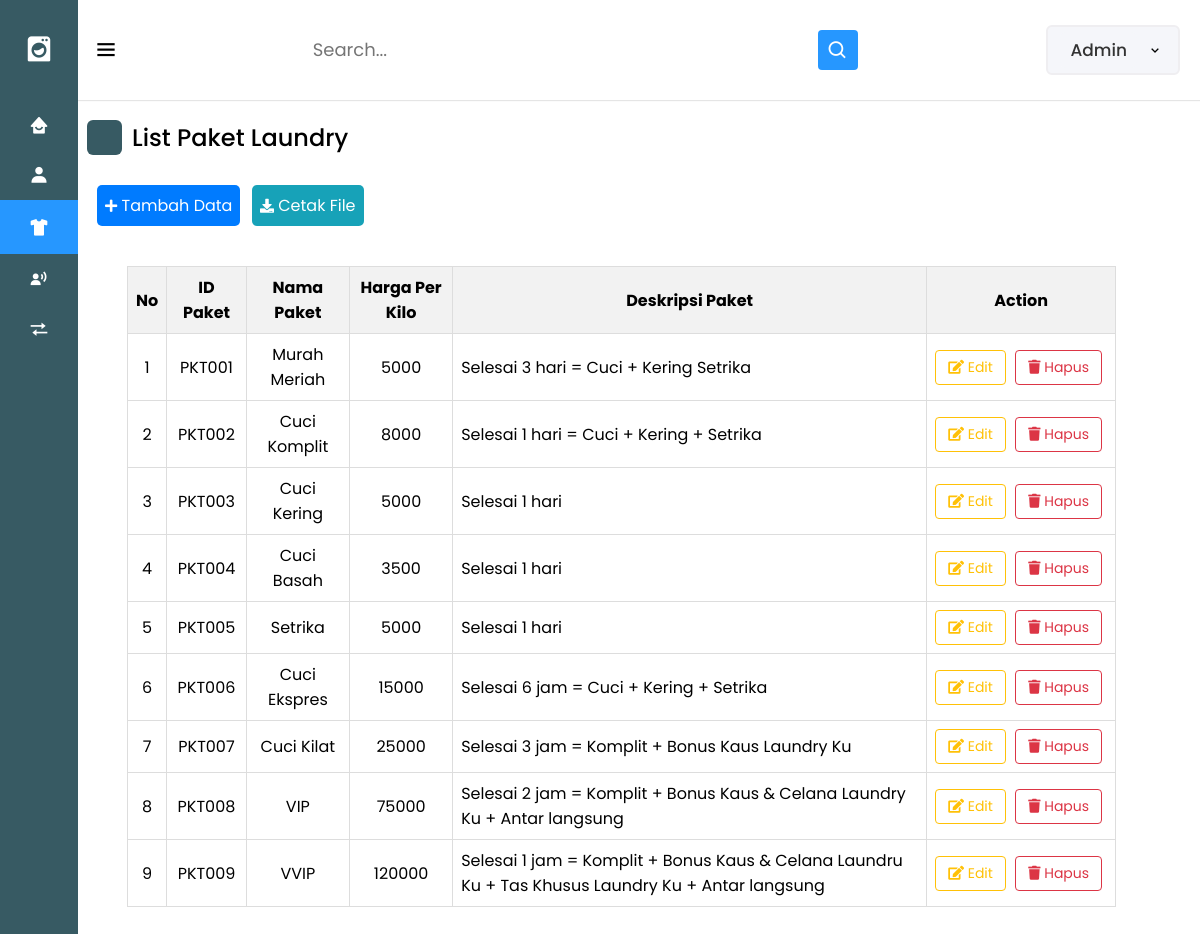
The app's page /paketlaundry/list_paketlaundry.php with its own data.
### tables this page shows
CREATE TABLE `paket_cuci` (
  `id_paket` varchar(10) NOT NULL,
  `paket` varchar(100) NOT NULL,
  `harga_kilo` int(11) NOT NULL,
  `deskripsi` varchar(255) NOT NULL
);

### paketlaundry/list_paketlaundry.php (the view, shortened to what this page needs)
<?php
include('../function.php');
?>
<!DOCTYPE html>
<html lang="en">
<head>
    <link rel="stylesheet" href="stylepaketlaundry.css">
    <link rel="stylesheet" href="https://unicons.iconscout.com/release/v4.0.0/css/line.css">
    <link href='https://unpkg.com/boxicons@2.0.7/css/boxicons.min.css' rel='stylesheet'>
    <link rel="stylesheet" href="https://cdnjs.cloudflare.com/ajax/libs/font-awesome/5.15.3/css/all.min.css">
</head>
<body>
    <div class="sidebar close">
        <div class="logo-details">
            <i class='bx bxs-washer'></i>
        </div>
        <ul class="nav-links">
            <li>
                <div class="iocn-link">
                    <a href="<?php echo "../admin/dashboard.php"; ?>">
                        <i class='bx bxs-home-smile'></i>
                    </a>
            </li>
            <li>
                <div class="iocn-link">
                    <a href="<?php echo "../pelanggan/list_pelanggan.php"; ?>">
                        <i class='bx bxs-user'></i>
                    </a>
                </div>
            </li>
            <li>
                <div class="iocn-link">
                    <a href="<?php echo "../paketlaundry/list_paketlaundry.php "; ?>" class="active">
                        <i class='bx bxs-t-shirt'></i>
                    </a>
                </div>
            </li>
            <li>
                <div class="iocn-link">
                    <a href="<?php echo "../karyawan/list_karyawan.php"; ?>">
                        <i class='bx bxs-user-voice'></i>
                    </a>
                </div>
            </li>
            <li>
                <div class="iocn-link">
                    <a href="<?php echo "../transaksi/transaksi.php"; ?>">
                        <i class='bx bx-transfer'></i>
                    </a>
                </div>
            </li>
        </ul>
    </div>
    <section class="dashboard">
        <div class="top">
            <div class="sidebar-button">
                <i class='bx bx-menu sidebar-toggle'></i>
            </div>
            <div class="search-box">
                <input type="text" placeholder="Search...">
                <i class='bx bx-search'></i>
            </div>
            <div class="profile-details">
                <span class="admin_name">Admin</span>
                <i class="bx bx-chevron-down"></i>
            </div>
        </div>
        <div class="dash-content">
            <div class="overview">
                <div class="title">
                    <i class="uil uil-tachometer-fast-alt"></i>
                    <span class="text">List Paket Laundry</span>
                </div>
                <div class="card-body">
                    <div class="button-group">
                        <a href="../paketlaundry/add_paketlaundry.php" class="button-tambah">
                            <i class="fas fa-plus fa-sm"></i> Tambah Data
                        </a>
                        <span>&nbsp;&nbsp;</span>
                        <a href="../paketlaundry/cetakpaket.php" target="_blank" class="button-cetak">
                            <i class="fas fa-download fa-sm"></i> Cetak File
                        </a>
                    </div>
                </div>
            </div>
            <div class="database">
                <div class="database-data">
                    <div class="center">
                        <table id="dataTables" class="table table-hover">
                            <thead>
                                <tr style="text-align : center;">
                                    <th>No</th>
                                    <th>ID Paket</th>
                                    <th>Nama Paket</th>
                                    <th>Harga Per Kilo</th>
                                    <th>Deskripsi Paket</th>
                                    <th>Action</th>
                                </tr>
                            </thead>
                            <tbody>
                                <?php
                                $query = "SELECT * FROM paket_cuci";
                                $result = $conn->query($query);
                                $no = 1;
                                while ($data = $result->fetch(PDO::FETCH_ASSOC)) :
                                ?>
                                    <tr>
                                        <td><?php echo $no++; ?></td>
                                        <td><?php echo $data['id_paket']; ?></td>
                                        <td><?php echo $data['paket']; ?></td>
                                        <td><?php echo $data['harga_kilo']; ?></td>
                                        <td class="description"><?php echo $data['deskripsi']; ?></td>
                                        <td id="action">
                                            <a href="updatepaket.php?id_paket=<?php echo $data['id_paket']; ?>" class="btn btn-edit">
                                                <i class="fas fa-edit"></i> Edit
                                            </a>
                                            <form method="POST" action="../paketlaundry/hapuspaket.php" style="display: inline-block;">
                                                <button type="submit" name="deletes" class="btn btn-hapus">
                                                    <i class="fas fa-trash"></i> Hapus
                                                </button>
                                            </form>
                                        </td>
                                    </tr>
                                <?php endwhile; ?>
                            </tbody>
                        </table>
                    </div>
                </div>
            </div>
        </div>
    </section>
</body>
</html>

### paketlaundry/stylepaketlaundry.css (style rules this page uses)
* { margin: 0; padding: 0; box-sizing: border-box; font-family: 'Poppins', sans-serif; }
:root { --primary-color: #375A63; --panel-color: #FFF; --text-color: #000; --black-light-color: #707070; --border-color: #e6e5e5; --toggle-color: #DDD; --box1-color: #4DA3FF; --box2-color: #FFE6AC; --box3-color: #E7D1FC; --box4-color: #35918c; --title-icon-color: #fff; --tran-05: all 0.5s ease; --tran-03: all 0.3s ease; --tran-03: all 0.2s ease; }
body { min-height: 100vh; background-color: var(--primary-color); }
.sidebar { position: fixed; top: 0; left: 0; height: 100%; width: 260px; background: var(--primary-color); z-index: 200; transition: all 0.5s ease; }
.sidebar.close { width: 78px; }
.sidebar .logo-details { height: 60px; width: 100%; display: flex; align-items: center; padding-top: 38px; }
.sidebar .logo-details i { font-size: 30px; color: #fff; height: 50px; min-width: 78px; text-align: center; line-height: 50px; }
.sidebar .nav-links { height: 100%; padding: 40px 0 150px 0; overflow: auto; }
.sidebar.close .nav-links a.active { background: #2697FF; }
.sidebar.close .nav-links { overflow: visible; }
.sidebar .nav-links li { position: relative; list-style: none; transition: all 0.4s ease; }
.sidebar .nav-links li .iocn-link { display: flex; align-items: center; justify-content: space-between; }
.sidebar.close .nav-links li .iocn-link { display: block }
.sidebar .nav-links li i { height: 50px; min-width: 78px; text-align: center; line-height: 50px; color: #fff; font-size: 20px; cursor: pointer; transition: all 0.3s ease; }
.sidebar .nav-links li a { display: flex; align-items: center; text-decoration: none; }
.dashboard { position: relative; left: 260px; background-color: var(--panel-color); min-height: 100vh; width: calc(100% - 260px); padding: 10px 14px; transition: var(--tran-05); }
.sidebar.close ~ .dashboard { left: 73px; width: calc(100% - 73px); }
.dashboard .top { position: fixed; top: 0; height: 100px; left: 260px; display: flex; width: calc(100% - 260px); justify-content: space-between; align-items: center; padding: 0px 20px; background-color: var(--panel-color); box-shadow: 0 1px 1px rgba(0, 0, 0, 0.1); transition: var(--tran-05); z-index: 100; }
.sidebar.close ~ .dashboard .top { left: 73px; width: calc(100% - 73px); }
.dashboard .top .sidebar-toggle { font-size: 26px; color: var(--text-color); cursor: pointer; display: flex; align-items: center; }
.top .sidebar-button i { font-size: 35px; margin-right: 10px; }
.dashboard .top .search-box { position: relative; height: 50px; max-width: 550px; width: 100%; margin: 0 20px; }
.top .search-box input { position: absolute; top: 3.1px; width: 90%; height: 85%; border: none; outline: none; font-size: 18px; background: transparent }
.top .search-box .bx-search { position: absolute; height: 40px; width: 40px; background: #2697FF; right: 5px; top: 50%; transform: translateY(-50%); border-radius: 4px; line-height: 40px; text-align: center; color: #fff; font-size: 22px; transition: all 0.4 ease; cursor: pointer; }
.dashboard .top .profile-details { position: relative; display: flex; align-items: center; background: #F5F6FA; border: 2px solid #EFEEF1; border-radius: 6px; height: 50px; min-width: 100px; padding: 0 15px 0 2px; }
.profile-details .admin_name { display: inline-block; background-color: #F5F6FA; padding: 5px 10px; border-radius: 6px; font-size: 17px; font-weight: 500; color: #333; margin: 0 10px; white-space: nowrap; }
.dashboard .dash-content { padding-top: 50px; position: relative; }
.dash-content .title { display: flex; align-items: center; margin: 60px 0 30px 0; }
.dash-content .title i { position: relative; height: 35px; width: 35px; background-color: var(--primary-color); border-radius: 6px; color: var(--title-icon-color); display: flex; align-items: center; justify-content: center; font-size: 24px; }
.dash-content .title .text { font-size: 24px; font-weight: 500; color: var(--text-color); margin-left: 10px; }
.dash-content .database .database-data { display: flex; justify-content: space-between; align-items: center; }
.database .database-data { display: flex; }
@media (max-width: 3000px) { .database .database-data { overflow-X: scroll; } }

### records on screen
paket_cuci: id_paket "PKT001", paket "Murah Meriah", harga_kilo "5000", deskripsi "Selesai 3 hari = Cuci + Kering Setrika"
paket_cuci: id_paket "PKT002", paket "Cuci Komplit", harga_kilo "8000", deskripsi "Selesai 1 hari = Cuci + Kering + Setrika"
paket_cuci: id_paket "PKT003", paket "Cuci Kering", harga_kilo "5000", deskripsi "Selesai 1 hari"
paket_cuci: id_paket "PKT004", paket "Cuci Basah", harga_kilo "3500", deskripsi "Selesai 1 hari"
paket_cuci: id_paket "PKT005", paket "Setrika", harga_kilo "5000", deskripsi "Selesai 1 hari"
paket_cuci: id_paket "PKT006", paket "Cuci Ekspres", harga_kilo "15000", deskripsi "Selesai 6 jam = Cuci + Kering + Setrika"
paket_cuci: id_paket "PKT007", paket "Cuci Kilat", harga_kilo "25000", deskripsi "Selesai 3 jam = Komplit + Bonus Kaus Laundry Ku"
paket_cuci: id_paket "PKT008", paket "VIP", harga_kilo "75000", deskripsi "Selesai 2 jam = Komplit + Bonus Kaus & Celana Laundry Ku + Antar langsung"
paket_cuci: id_paket "PKT009", paket "VVIP", harga_kilo "120000", deskripsi "Selesai 1 jam = Komplit + Bonus Kaus & Celana Laundru Ku + Tas Khusus Laundry Ku + Antar langsung"
